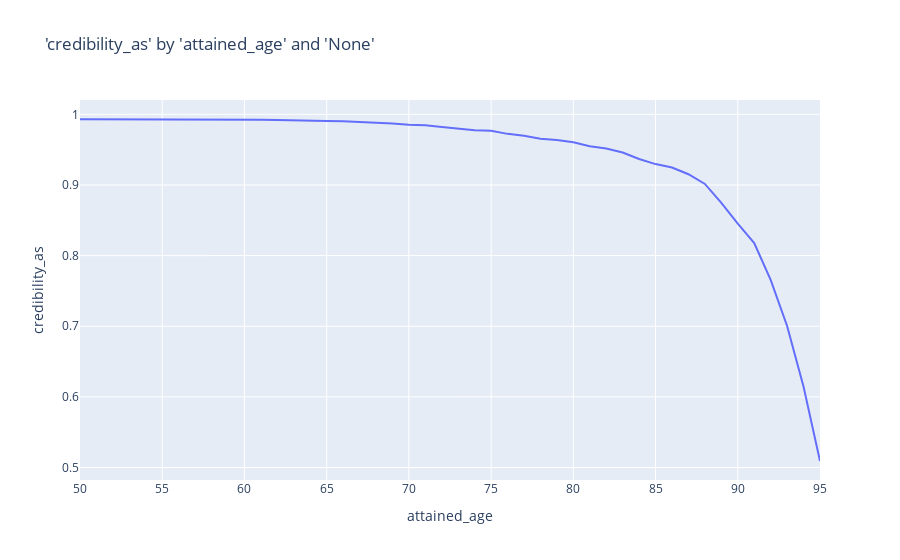

Here is the notebook cell this chart was saved with:
### Markdown cell above
## Asymptotic

### Code cell
charters.chart(
    df=credibility.asymptotic(
        df=grouped_df, measure="policies_exposed", groupby_cols=["attained_age"], k=5000
    ),
    x_axis="attained_age",
    y_axis="credibility_as",
    type="line",
)

### Figure 1 — Plotly figure (JSON) as saved in the notebook; plotly's stock layout.template omitted (floating-point values rounded to 4 significant figures)
{"data": [{"hovertemplate": "attained_age=%{x}<br>credibility_as=%{y}<extra></extra>", "legendgroup": "", "line": {"color": "#636efa", "dash": "solid"}, "marker": {"symbol": "circle"}, "mode": "lines", "name": "", "orientation": "v", "showlegend": false, "type": "scatter", "x": [50, 51, 52, 53, 54, 55, 56, 57, 58, 59, 60, 61, 62, 63, 64, 65, 66, 67, 68, 69, 70, 71, 72, 73, 74, 75, 76, 77, 78, 79, 80, 81, 82, 83, 84, 85, 86, 87, 88, 89, 90, 91, 92, 93, 94, 95], "xaxis": "x", "y": [0.9932, 0.9932, 0.9934, 0.9933, 0.9931, 0.9933, 0.9933, 0.9933, 0.9931, 0.9927, 0.9926, 0.9925, 0.9921, 0.9919, 0.9914, 0.9907, 0.9901, 0.9894, 0.9884, 0.9871, 0.9854, 0.9844, 0.9822, 0.9797, 0.9776, 0.9768, 0.9724, 0.9696, 0.9656, 0.9636, 0.9605, 0.955, 0.9517, 0.946, 0.9367, 0.9296, 0.9247, 0.9152, 0.9015, 0.8747, 0.8452, 0.8179, 0.7657, 0.7004, 0.6142, 0.5092], "yaxis": "y"}], "layout": {"autosize": true, "legend": {"tracegroupgap": 0}, "title": {"text": "'credibility_as' by 'attained_age' and 'None'"}, "xaxis": {"anchor": "y", "autorange": true, "domain": [0, 1], "range": [50, 95], "title": {"text": "attained_age"}, "type": "linear"}, "yaxis": {"anchor": "x", "autorange": true, "domain": [0, 1], "range": [0.4823, 1.02], "title": {"text": "credibility_as"}, "type": "linear"}}}
